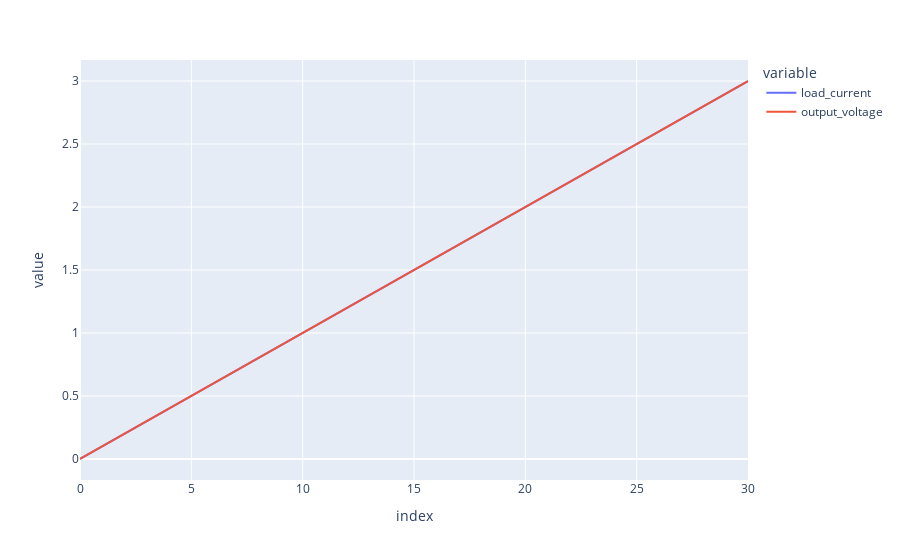

The notebook cell saved with this chart:
### Code cell
result = pandas.read_csv(path, index_col=0)
result.plot()

### Figure 1 — Plotly figure (JSON) as saved in the notebook; plotly's stock layout.template omitted (floating-point values rounded to 4 significant figures)
{"data": [{"hovertemplate": "variable=load_current<br>index=%{x}<br>value=%{y}<extra></extra>", "legendgroup": "load_current", "line": {"color": "#636efa", "dash": "solid"}, "marker": {"symbol": "circle"}, "mode": "lines", "name": "load_current", "orientation": "v", "showlegend": true, "type": "scatter", "x": [0, 1, 2, 3, 4, 5, 6, 7, 8, 9, 10, 11, 12, 13, 14, 15, 16, 17, 18, 19, 20, 21, 22, 23, 24, 25, 26, 27, 28, 29, 30], "xaxis": "x", "y": [0, 0.1, 0.2, 0.3, 0.4, 0.5, 0.6, 0.7, 0.8, 0.9, 1, 1.1, 1.2, 1.3, 1.4, 1.5, 1.6, 1.7, 1.8, 1.9, 2, 2.1, 2.2, 2.3, 2.4, 2.5, 2.6, 2.7, 2.8, 2.9, 3], "yaxis": "y"}, {"hovertemplate": "variable=output_voltage<br>index=%{x}<br>value=%{y}<extra></extra>", "legendgroup": "output_voltage", "line": {"color": "#EF553B", "dash": "solid"}, "marker": {"symbol": "circle"}, "mode": "lines", "name": "output_voltage", "orientation": "v", "showlegend": true, "type": "scatter", "x": [0, 1, 2, 3, 4, 5, 6, 7, 8, 9, 10, 11, 12, 13, 14, 15, 16, 17, 18, 19, 20, 21, 22, 23, 24, 25, 26, 27, 28, 29, 30], "xaxis": "x", "y": [0, 0.1, 0.2, 0.3, 0.4, 0.5, 0.6, 0.7, 0.8, 0.9, 1, 1.1, 1.2, 1.3, 1.4, 1.5, 1.6, 1.7, 1.8, 1.9, 2, 2.1, 2.2, 2.3, 2.4, 2.5, 2.6, 2.7, 2.8, 2.9, 3], "yaxis": "y"}], "layout": {"legend": {"title": {"text": "variable"}, "tracegroupgap": 0}, "margin": {"t": 60}, "xaxis": {"anchor": "y", "domain": [0, 1], "title": {"text": "index"}}, "yaxis": {"anchor": "x", "domain": [0, 1], "title": {"text": "value"}}}}
